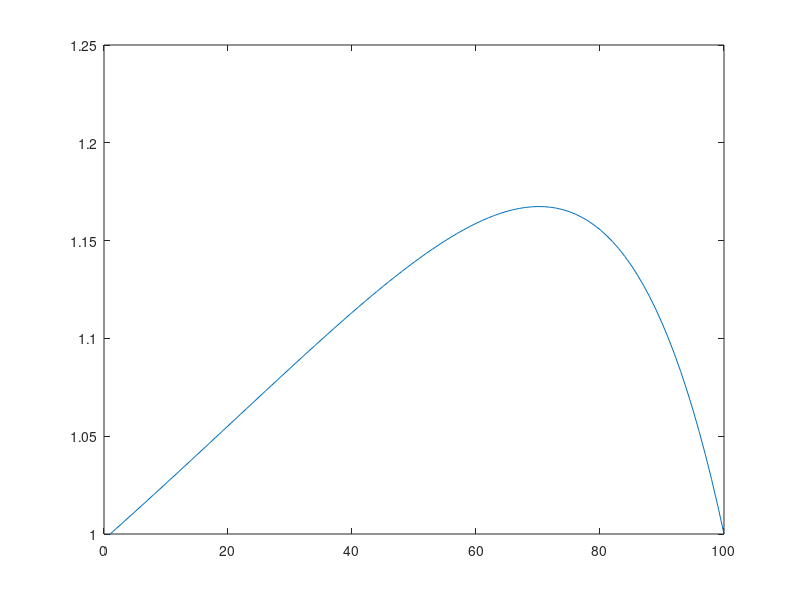

Reproduce this figure in MATLAB.
%% Geometric Parameters
h0=1e-7;
alpha=0.005;
L=100;

%% Flow Parameters
mu=1.7e-5;
kB=1.3806505e-23;
m=40e-3/6.02e23;
U=25;
p0=1e5;
T=300;
Vm=sqrt(0.5*pi*kB*T/m);

%% main program

%% Calculate initialized Pressure
xDim=100;
x=linspace(0,L,xDim);
dx=x(2)-x(1);
h=zeros(1,xDim);
dh=zeros(1,xDim);
h=1-(x-100)*tan(alpha);
for i=1:xDim
    dh(i)=-tan(alpha);
end

A=zeros(xDim,xDim);
A(1,1)=1;
A(xDim,xDim)=1;
for i=2:xDim-1
    A(i,i-1)=h(i)*h(i)*h(i)-1.5*h(i)*h(i)*dh(i);
    A(i,i)=-2*h(i)*h(i)*h(i);
    A(i,i+1)=h(i)*h(i)*h(i)+1.5*h(i)*h(i)*dh(i);
end

p=ones(1,xDim);
cc=6*mu*U*dx*dx*dh(1)/(h0*p0);
B=cc*ones(1,xDim);
B(1)=1;
B(xDim)=1;

p=inv(A)*B';

p2=p;

%% Iteration for Pressure
p1=zeros(1,xDim);
C=zeros(xDim,xDim);
D=zeros(1,xDim);
C(1,1)=1;
C(xDim,xDim)=1;
err=zeros(1,xDim);
for i=1:xDim
    err(i)=abs(p1(i)-p(i));
end
ferr=max(err);

tstep=0;

while ferr>1e-7
    
    Kn=zeros(1,xDim);
    dKn=zeros(1,xDim);
    for i=1:xDim
          Kn(i)=mu*Vm/p(i)/h(i)/h0/p0;
    end
    
    F=-0.9131.*Kn.*Kn.*Kn+2.8821.*Kn.*Kn+7.2833.*Kn+0.9644;
    
    dp=zeros(1,xDim);
    for i=2:xDim-1
        dp(i)=0.5*(p(i+1)-p(i-1))/dx;
    end
    
    dp(1)=(p(2)-p(1))/dx;
    dp(xDim)=(p(xDim)-p(xDim-1))/dx;
    
    for i=1:xDim
        dKn(i)=-(h(i)*dp(i)+p(i)*dh(i))*mu*Vm/p(i)/p(i)/h(i)/h(i)/h0/p0;
    end
    
    dF=(-3.*0.9131.*Kn.*Kn+2.*2.8821.*Kn+7.2833).*dKn;
    
    for i=2:xDim-1
          C(i,i-1)=-1.5*h(i)*h(i)*dh(i)*p(i)*dx*F(i)-0.5*h(i)*h(i)*h(i)*dF(i)*dx*p(i)+h(i)*h(i)*h(i)*p(i)*F(i)+3*mu*U*h(i)*dx/h0/p0;
          C(i,i)=-2*h(i)*h(i)*h(i)*p(i)*F(i)-6*mu*U*dh(i)*dx*dx/h0/p0;
          C(i,i+1)=1.5*h(i)*h(i)*dh(i)*p(i)*dx*F(i)+0.5*h(i)*h(i)*h(i)*dF(i)*dx*p(i)+h(i)*h(i)*h(i)*p(i)*F(i)-3*mu*U*h(i)*dx/h0/p0;
          D(i)=-h(i)*h(i)*h(i)*0.25*(p(i+1)-p(i-1))*(p(i+1)-p(i-1));
    end
    C(1,1)=1;
    C(xDim,xDim)=1;
    D(1)=1;
    D(xDim)=1;
    p1=inv(C)*D';

   
    

    for i=1:xDim
         err(i)=abs(p1(i)-p(i));
    end
    ferr=max(err);
    p=p1;
    tstep=tstep+1;
end


plot(p);